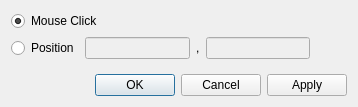
<?xml version="1.0" encoding="UTF-8"?>
<ui version="4.0">
 <class>GeoDataRiverSurveyCrosssectionWindow_PointAddDialog</class>
 <widget class="QDialog" name="GeoDataRiverSurveyCrosssectionWindow_PointAddDialog">
  <property name="geometry">
   <rect>
    <x>0</x>
    <y>0</y>
    <width>358</width>
    <height>107</height>
   </rect>
  </property>
  <property name="windowTitle">
   <string>Add new elevation point</string>
  </property>
  <layout class="QVBoxLayout" name="verticalLayout">
   <item>
    <layout class="QHBoxLayout" name="horizontalLayout">
     <item>
      <widget class="QRadioButton" name="clickRadioButton">
       <property name="text">
        <string>Mouse Click</string>
       </property>
       <property name="checked">
        <bool>true</bool>
       </property>
      </widget>
     </item>
     <item>
      <spacer name="horizontalSpacer">
       <property name="orientation">
        <enum>Qt::Horizontal</enum>
       </property>
       <property name="sizeHint" stdset="0">
        <size>
         <width>40</width>
         <height>20</height>
        </size>
       </property>
      </spacer>
     </item>
    </layout>
   </item>
   <item>
    <layout class="QHBoxLayout" name="horizontalLayout_2">
     <item>
      <widget class="QRadioButton" name="positionRadioButton">
       <property name="text">
        <string>Position</string>
       </property>
      </widget>
     </item>
     <item>
      <widget class="RealNumberEditWidget" name="positionXEdit">
       <property name="enabled">
        <bool>false</bool>
       </property>
      </widget>
     </item>
     <item>
      <widget class="QLabel" name="commaLabel">
       <property name="text">
        <string>,</string>
       </property>
      </widget>
     </item>
     <item>
      <widget class="RealNumberEditWidget" name="positionYEdit">
       <property name="enabled">
        <bool>false</bool>
       </property>
      </widget>
     </item>
     <item>
      <spacer name="horizontalSpacer_2">
       <property name="orientation">
        <enum>Qt::Horizontal</enum>
       </property>
       <property name="sizeHint" stdset="0">
        <size>
         <width>40</width>
         <height>20</height>
        </size>
       </property>
      </spacer>
     </item>
    </layout>
   </item>
   <item>
    <spacer name="verticalSpacer">
     <property name="orientation">
      <enum>Qt::Vertical</enum>
     </property>
     <property name="sizeHint" stdset="0">
      <size>
       <width>20</width>
       <height>1</height>
      </size>
     </property>
    </spacer>
   </item>
   <item>
    <widget class="QDialogButtonBox" name="buttonBox">
     <property name="orientation">
      <enum>Qt::Horizontal</enum>
     </property>
     <property name="standardButtons">
      <set>QDialogButtonBox::Apply|QDialogButtonBox::Cancel|QDialogButtonBox::Ok</set>
     </property>
    </widget>
   </item>
  </layout>
 </widget>
 <customwidgets>
  <customwidget>
   <class>RealNumberEditWidget</class>
   <extends>QLineEdit</extends>
   <header>guibase/widget/realnumbereditwidget.h</header>
  </customwidget>
 </customwidgets>
 <resources/>
 <connections>
  <connection>
   <sender>buttonBox</sender>
   <signal>accepted()</signal>
   <receiver>GeoDataRiverSurveyCrosssectionWindow_PointAddDialog</receiver>
   <slot>accept()</slot>
   <hints>
    <hint type="sourcelabel">
     <x>227</x>
     <y>85</y>
    </hint>
    <hint type="destinationlabel">
     <x>157</x>
     <y>102</y>
    </hint>
   </hints>
  </connection>
  <connection>
   <sender>buttonBox</sender>
   <signal>rejected()</signal>
   <receiver>GeoDataRiverSurveyCrosssectionWindow_PointAddDialog</receiver>
   <slot>reject()</slot>
   <hints>
    <hint type="sourcelabel">
     <x>295</x>
     <y>91</y>
    </hint>
    <hint type="destinationlabel">
     <x>286</x>
     <y>102</y>
    </hint>
   </hints>
  </connection>
  <connection>
   <sender>positionRadioButton</sender>
   <signal>toggled(bool)</signal>
   <receiver>positionXEdit</receiver>
   <slot>setEnabled(bool)</slot>
   <hints>
    <hint type="sourcelabel">
     <x>43</x>
     <y>43</y>
    </hint>
    <hint type="destinationlabel">
     <x>90</x>
     <y>46</y>
    </hint>
   </hints>
  </connection>
  <connection>
   <sender>positionRadioButton</sender>
   <signal>toggled(bool)</signal>
   <receiver>positionYEdit</receiver>
   <slot>setEnabled(bool)</slot>
   <hints>
    <hint type="sourcelabel">
     <x>63</x>
     <y>51</y>
    </hint>
    <hint type="destinationlabel">
     <x>211</x>
     <y>51</y>
    </hint>
   </hints>
  </connection>
 </connections>
</ui>
